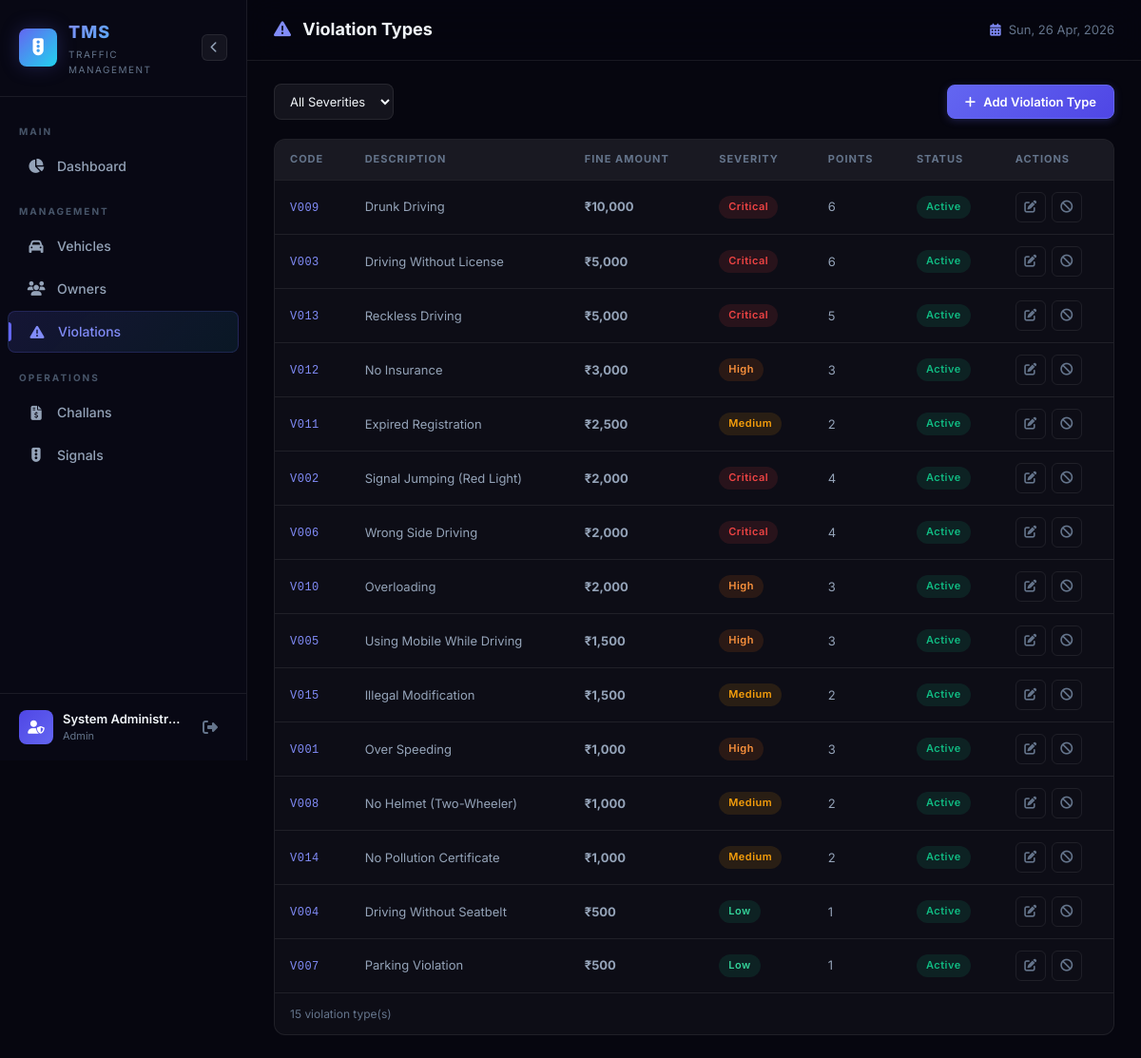
Screenshot of /violations/ (signed in) with the database file from the repository.
### tables this page shows
CREATE TABLE users (
                id INTEGER PRIMARY KEY AUTOINCREMENT,
                username TEXT NOT NULL UNIQUE,
                password_hash TEXT NOT NULL,
                role TEXT NOT NULL DEFAULT 'officer' CHECK(role IN ('admin', 'officer')),
                full_name TEXT NOT NULL,
                email TEXT,
                badge_number TEXT,
                is_active INTEGER DEFAULT 1,
                created_at TIMESTAMP DEFAULT CURRENT_TIMESTAMP,
                updated_at TIMESTAMP DEFAULT CURRENT_TIMESTAMP
            );

CREATE TABLE violations (
                id INTEGER PRIMARY KEY AUTOINCREMENT,
                violation_code TEXT NOT NULL UNIQUE,
                description TEXT NOT NULL,
                fine_amount REAL NOT NULL,
                severity TEXT NOT NULL DEFAULT 'medium' CHECK(severity IN ('low', 'medium', 'high', 'critical')),
                points INTEGER DEFAULT 0,
                is_active INTEGER DEFAULT 1,
                created_at TIMESTAMP DEFAULT CURRENT_TIMESTAMP
            );

### routes/violations.py (the view)
@violations_bp.route('/')
@login_required
def index():
    severity = request.args.get('severity', '')
    violations = Violation.get_all(severity=severity if severity else None)
    return render_template('violations.html', violations=violations, severity=severity)

### db.py (called while the page is built)
def get_db():
    conn = sqlite3.connect(DB_PATH)
    conn.row_factory = sqlite3.Row
    conn.execute("PRAGMA foreign_keys = ON")
    return conn

def dict_from_row(row):
    if row is None:
        return None
    return dict(row)

### models/user.py (called while the page is built)
    @property
    def is_active(self):
        return self._is_active

    @staticmethod
    def from_dict(data):
        if not data:
            return None
        return User(
            id=data['id'],
            username=data['username'],
            password_hash=data['password_hash'],
            role=data['role'],
            full_name=data['full_name'],
            email=data.get('email'),
            badge_number=data.get('badge_number'),
            is_active=data.get('is_active', True),
            created_at=data.get('created_at')
        )

    @staticmethod
    def get_by_id(user_id):
        data = execute_query("SELECT * FROM users WHERE id = %s", (user_id,), fetch_one=True)
        return User.from_dict(data)

### models/violation.py (called while the page is built)
    @staticmethod
    def get_all(severity=None):
        if severity:
            return execute_query(
                "SELECT * FROM violations WHERE severity = %s ORDER BY fine_amount DESC",
                (severity,), fetch_all=True
            )
        return execute_query("SELECT * FROM violations ORDER BY fine_amount DESC", fetch_all=True)

### templates/violations.html (shortened to what this page needs)
{% extends "base.html" %}
{% block page_title %}<i class="fas fa-exclamation-triangle"></i> Violation Types{% endblock %}
{% block content %}
<div class="page-actions">
    <form class="search-form" method="GET">
        <select name="severity" class="filter-select" onchange="this.form.submit()">
            <option value="">All Severities</option>
        </select>
    </form>
    <button class="btn btn-primary" onclick="openModal('addViolationModal')">
        <i class="fas fa-plus"></i> Add Violation Type
    </button>
</div>
<div class="table-card">
    <div class="table-responsive">
        <table class="data-table">
            <thead>
                <tr>
                    <th>Code</th>
                    <th>Description</th>
                    <th>Fine Amount</th>
                    <th>Severity</th>
                    <th>Points</th>
                    <th>Status</th>
                    <th>Actions</th>
                </tr>
            </thead>
            <tbody>
                {% for v in violations %}
                <tr class="{% if not v.is_active %}row-inactive{% endif %}">
                    <td><span class="text-mono text-primary">{{ v.violation_code }}</span></td>
                    <td>{{ v.description }}</td>
                    <td><strong>₹{{ "{:,.0f}".format(v.fine_amount) }}</strong></td>
                    <td><span class="badge badge-severity-{{ v.severity }}">{{ v.severity | capitalize }}</span></td>
                    <td>{{ v.points }}</td>
                    <td><span class="badge {% if v.is_active %}badge-active{% else %}badge-inactive{% endif %}">{{ 'Active' if v.is_active else 'Inactive' }}</span></td>
                    <td class="actions-cell">
                        <button class="btn-icon btn-edit" onclick='editViolation({{ v | tojson }})' title="Edit"><i class="fas fa-edit"></i></button>
                        <form method="POST" action="{{ url_for('violations.toggle', violation_id=v.id) }}" class="inline-form">
                            <button type="submit" class="btn-icon {% if v.is_active %}btn-warn{% else %}btn-success{% endif %}" title="{{ 'Deactivate' if v.is_active else 'Activate' }}">
                                <i class="fas {% if v.is_active %}fa-ban{% else %}fa-check{% endif %}"></i>
                            </button>
                        </form>
                    </td>
                </tr>
                {% endfor %}
            </tbody>
        </table>
    </div>
    <div class="table-footer"><span class="result-count">{{ violations | length }} violation type(s)</span></div>
</div>
{% endblock %}

### templates/base.html (shortened to what this page needs)
<!DOCTYPE html>
<html lang="en">
<head>
    <link rel="stylesheet" href="https://cdnjs.cloudflare.com/ajax/libs/font-awesome/6.5.1/css/all.min.css">
    <link rel="stylesheet" href="{{ url_for('static', filename='css/style.css') }}">
</head>
<body>
    <aside class="sidebar" id="sidebar">
        <div class="sidebar-header">
            <div class="logo">
                <div class="logo-icon">
                    <i class="fas fa-traffic-light"></i>
                </div>
                <div class="logo-text">
                    <span class="logo-title">TMS</span>
                    <span class="logo-subtitle">Traffic Management</span>
                </div>
            </div>
            <button class="sidebar-toggle" id="sidebarToggle" onclick="toggleSidebar()">
                <i class="fas fa-chevron-left"></i>
            </button>
        </div>
        <nav class="sidebar-nav">
            <ul>
                <li class="nav-section-title">Main</li>
                <li>
                    <a href="{{ url_for('dashboard.index') }}" class="nav-link {% if request.endpoint == 'dashboard.index' %}active{% endif %}">
                        <i class="fas fa-chart-pie"></i>
                        <span>Dashboard</span>
                    </a>
                </li>
                <li class="nav-section-title">Management</li>
                <li>
                    <a href="{{ url_for('vehicles.index') }}" class="nav-link {% if request.endpoint and 'vehicles' in request.endpoint %}active{% endif %}">
                        <i class="fas fa-car"></i>
                        <span>Vehicles</span>
                    </a>
                </li>
                <li>
                    <a href="{{ url_for('owners.index') }}" class="nav-link {% if request.endpoint and 'owners' in request.endpoint %}active{% endif %}">
                        <i class="fas fa-users"></i>
                        <span>Owners</span>
                    </a>
                </li>
                <li>
                    <a href="{{ url_for('violations.index') }}" class="nav-link {% if request.endpoint and 'violations' in request.endpoint %}active{% endif %}">
                        <i class="fas fa-exclamation-triangle"></i>
                        <span>Violations</span>
                    </a>
                </li>
                <li class="nav-section-title">Operations</li>
                <li>
                    <a href="{{ url_for('challans.index') }}" class="nav-link {% if request.endpoint and 'challans' in request.endpoint %}active{% endif %}">
                        <i class="fas fa-file-invoice-dollar"></i>
                        <span>Challans</span>
                    </a>
                </li>
                <li>
                    <a href="{{ url_for('signals.index') }}" class="nav-link {% if request.endpoint and 'signals' in request.endpoint %}active{% endif %}">
                        <i class="fas fa-traffic-light"></i>
                        <span>Signals</span>
                    </a>
                </li>
            </ul>
        </nav>
        <div class="sidebar-footer">
            <div class="user-info">
                <div class="user-avatar">
                    <i class="fas fa-user-shield"></i>
                </div>
                <div class="user-details">
                    <span class="user-name">{{ current_user.full_name }}</span>
                    <span class="user-role">{{ current_user.role | capitalize }}</span>
                </div>
            </div>
            <a href="{{ url_for('auth.logout') }}" class="logout-btn" title="Logout">
                <i class="fas fa-sign-out-alt"></i>
            </a>
        </div>
    </aside>
    <main class="main-content" id="mainContent">
        <header class="topbar">
            <div class="topbar-left">
                <h1 class="page-title">{% block page_title %}Dashboard{% endblock %}</h1>
            </div>
            <div class="topbar-right">
                <div class="topbar-date">
                    <i class="fas fa-calendar-alt"></i>
                    <span id="currentDate"></span>
                </div>
            </div>
        </header>
        <div class="content-wrapper">
            {% block content %}{% endblock %}
        </div>
    </main>
</body>
</html>

### rows the page displays
users: full_name "System Administr…", role "Admin"
violations: violation_code "V009", description "Drunk Driving", fine_amount "10,000", severity "Critical", points "6", is_active "Active"
violations: violation_code "V003", description "Driving Without License", fine_amount "5,000", severity "Critical", points "6", is_active "Active"
violations: violation_code "V013", description "Reckless Driving", fine_amount "5,000", severity "Critical", points "5", is_active "Active"
violations: violation_code "V012", description "No Insurance", fine_amount "3,000", severity "High", points "3", is_active "Active"
violations: violation_code "V011", description "Expired Registration", fine_amount "2,500", severity "Medium", points "2", is_active "Active"
violations: violation_code "V002", description "Signal Jumping (Red Light)", fine_amount "2,000", severity "Critical", points "4", is_active "Active"
violations: violation_code "V006", description "Wrong Side Driving", fine_amount "2,000", severity "Critical", points "4", is_active "Active"
violations: violation_code "V010", description "Overloading", fine_amount "2,000", severity "High", points "3", is_active "Active"
violations: violation_code "V005", description "Using Mobile While Driving", fine_amount "1,500", severity "High", points "3", is_active "Active"
violations: violation_code "V015", description "Illegal Modification", fine_amount "1,500", severity "Medium", points "2", is_active "Active"
violations: violation_code "V001", description "Over Speeding", fine_amount "1,000", severity "High", points "3", is_active "Active"
violations: violation_code "V008", description "No Helmet (Two-Wheeler)", fine_amount "1,000", severity "Medium", points "2", is_active "Active"
violations: violation_code "V014", description "No Pollution Certificate", fine_amount "1,000", severity "Medium", points "2", is_active "Active"
violations: violation_code "V004", description "Driving Without Seatbelt", fine_amount "500", severity "Low", points "1", is_active "Active"
violations: violation_code "V007", description "Parking Violation", fine_amount "500", severity "Low", points "1", is_active "Active"

### other values shown
{{ violations | length }} "15"
